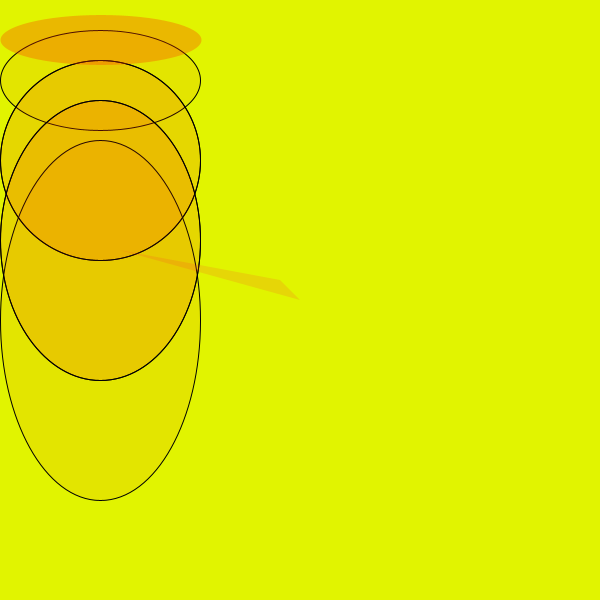
Frame 1 (no input)
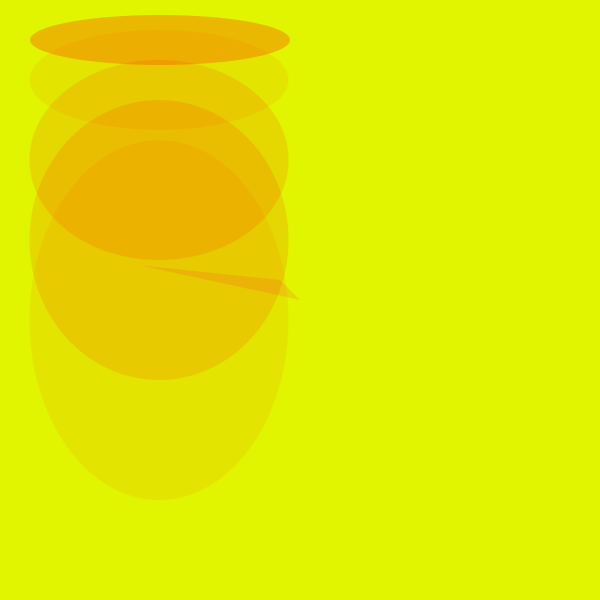
Frame 60 (the mouse pressed at the canvas centre just before this capture)
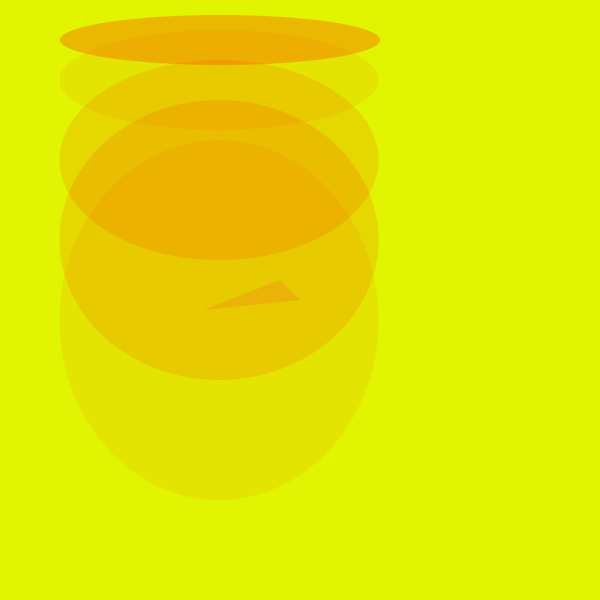
Frame 120 (the mouse held since frame 60 and released just before this capture)

The Processing sketch that drew these frames (run headless with seeded random() and noise(); from frame 60 on, the mouse is pressed at the canvas centre):

// Processing sketch: processing_25229
// ── processing_25229.pde

float x;
float xspeed= +5;
float y;
float yspeed=+1;

void setup() {
  size(600,600);
  background(0);
  x=100;
  y=200;
}

void draw(){
  background(225,244,0);
  
  fill(255,53,0,20);
  ellipse(x,80,y,100);
  
    fill(255,53,0,20);
  ellipse(x,160,y,200);
  
    fill(255,53,0,20);
  ellipse(x,240,y,280);
  
  fill(255,53,0,20);
  ellipse(x,320,y,360);
  
    fill(255,53,0,20);
  ellipse(x,160,y,200);
  
    fill(255,53,0,20);
  ellipse(x,240,y,280);
  
  noStroke();
fill(255,53,47,40);
triangle(x+random(50)-random(50),y+random(70)-random(70),280,280,300,300);

  
  if(x <= 600){
   xspeed=yspeed;   
  }
  
  if(x>=600){
    xspeed=6;
  }
  
 
  x=x+xspeed;
  y=y+yspeed;
  
  if(y>=200){
yspeed=yspeed;
  }
  
  if(x>=20){
    xspeed=xspeed;
  }
  
  fill(255,53,0,80);
  ellipse(x,40,y,50);
}
